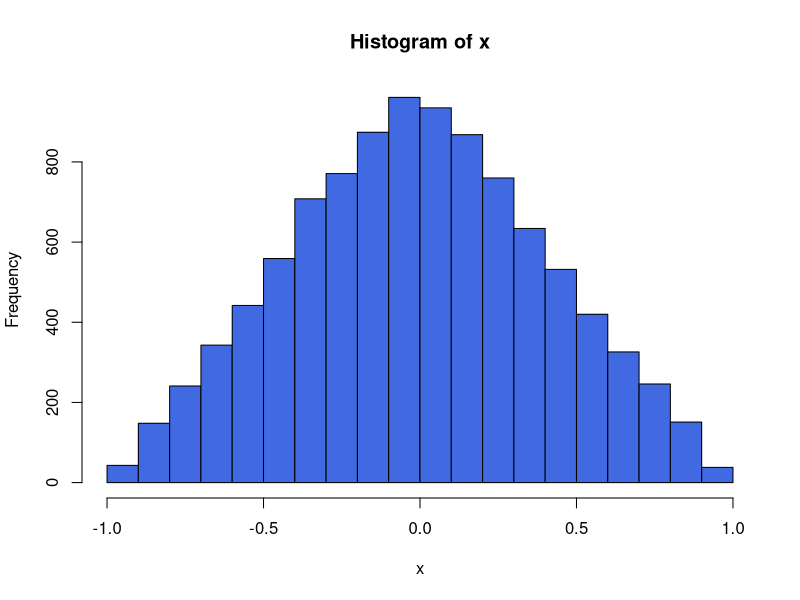
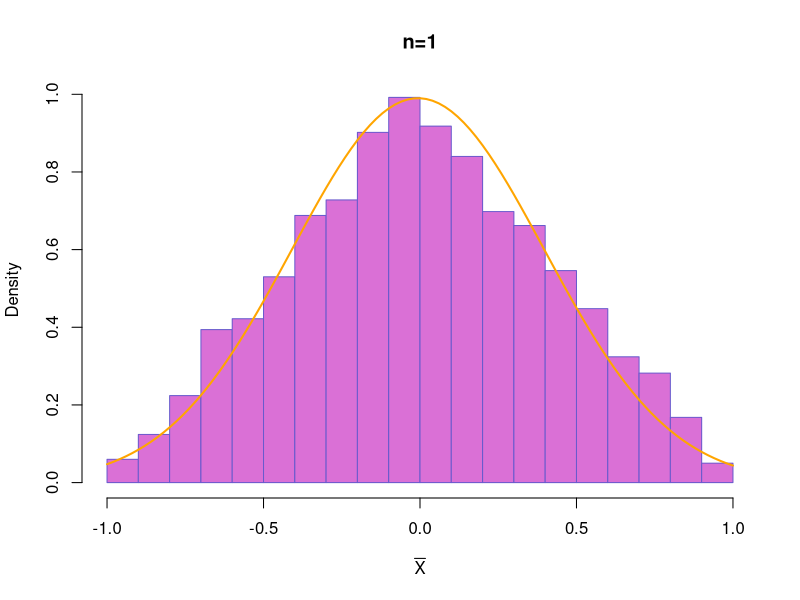
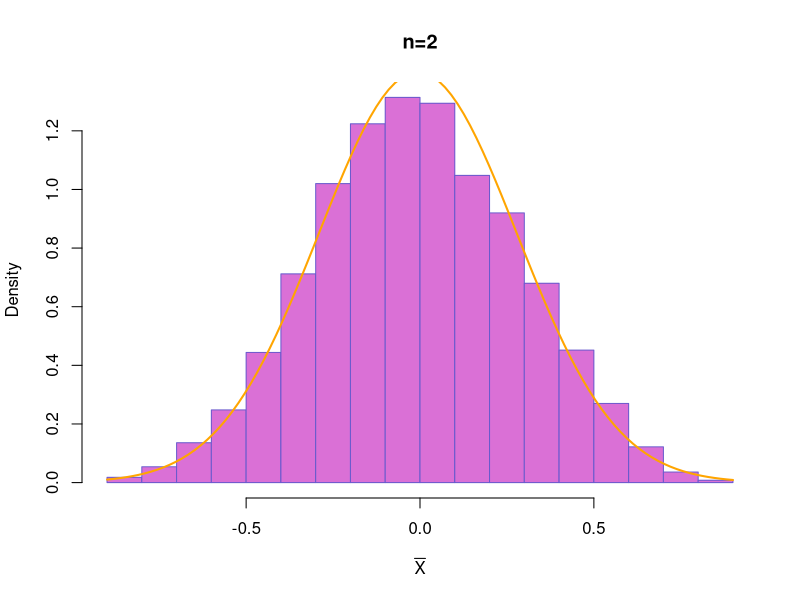
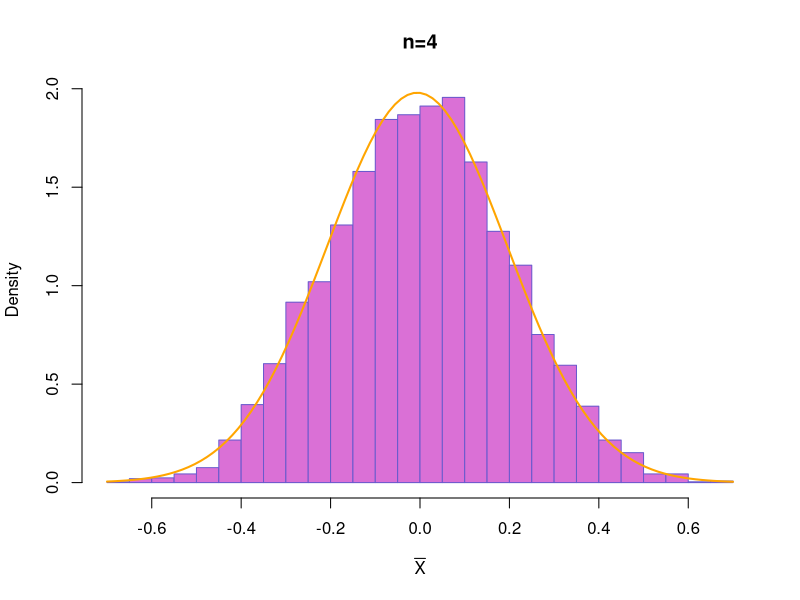
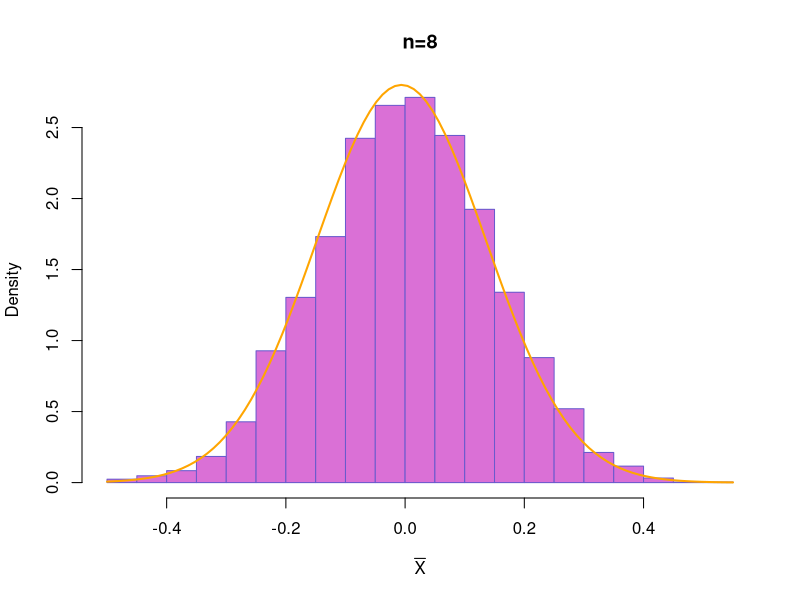
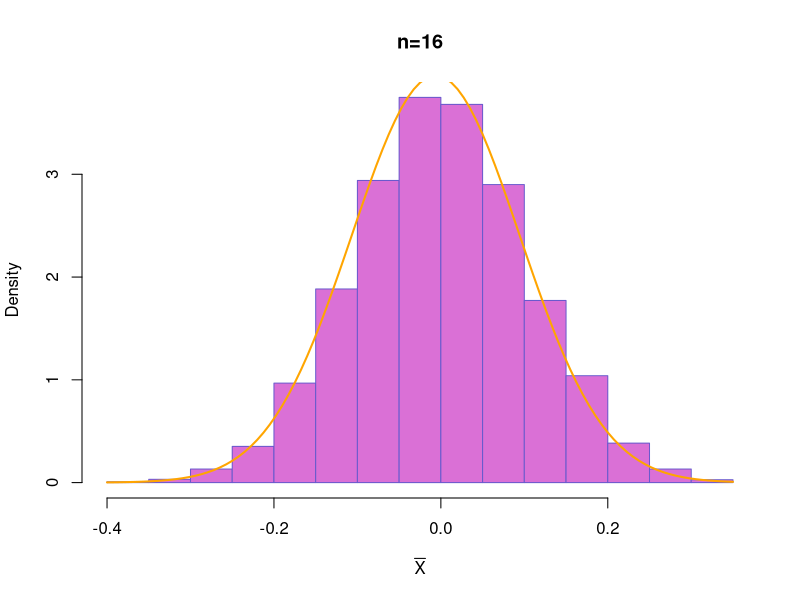

Here is the R script that generated these plots, in order:
### 標本平均の分布

## 観測データの設定
set.seed(123)    # 乱数のシード値の設定
myrand <- function(n) { # n個の乱数を生成
    runif(n,min=0,max=1)+runif(n,min=-1,max=0)
}
x <- myrand(10000)      # 大量のデータを生成
hist(x,col="royalblue") # データの分布を図示
(mu <- mean(x))  # 平均値を観測データから計算 (理論値を計算せよ)
(sigma <- sd(x)) # 標準偏差 (理論値を計算せよ)

mymean <- function(n) { # n個のデータによる標本平均の計算
    mean(myrand(n))
}
mc <- 5000 # Monte-Carlo実験の繰り返し回数
for(n in c(1,2,4,8,16)){
    xbars <- replicate(mc, mymean(n)) # 実験をmc回繰り返し標本平均を記録
    hist(xbars, breaks=25, freq=FALSE,
         col="orchid", border="slateblue",
         xlab=expression(bar(X)), main=paste0("n=",n))
    thdist <- function(x){dnorm(x,mean=mu,sd=sigma/sqrt(n))}
    curve(thdist, add=TRUE, col="orange", lwd=2) # 理論曲線を重ねる
}
